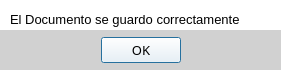
<?xml version="1.0" encoding="UTF-8"?>
<ui version="4.0">
 <class>DialogConfirm</class>
 <widget class="QDialog" name="DialogConfirm">
  <property name="geometry">
   <rect>
    <x>0</x>
    <y>0</y>
    <width>281</width>
    <height>70</height>
   </rect>
  </property>
  <property name="windowTitle">
   <string>Documento</string>
  </property>
  <property name="styleSheet">
   <string notr="true">background-color: rgb(255, 255, 255);</string>
  </property>
  <widget class="QLabel" name="label">
   <property name="geometry">
    <rect>
     <x>10</x>
     <y>10</y>
     <width>246</width>
     <height>19</height>
    </rect>
   </property>
   <property name="font">
    <font>
     <family>Microsoft YaHei UI</family>
     <pointsize>10</pointsize>
    </font>
   </property>
   <property name="text">
    <string>El Documento se guardo correctamente</string>
   </property>
  </widget>
  <widget class="QWidget" name="widget" native="true">
   <property name="geometry">
    <rect>
     <x>0</x>
     <y>30</y>
     <width>281</width>
     <height>41</height>
    </rect>
   </property>
   <property name="styleSheet">
    <string notr="true">background-color: rgb(209, 209, 209);</string>
   </property>
   <layout class="QHBoxLayout" name="horizontalLayout">
    <item>
     <spacer name="horizontalSpacer">
      <property name="orientation">
       <enum>Qt::Horizontal</enum>
      </property>
      <property name="sizeHint" stdset="0">
       <size>
        <width>40</width>
        <height>20</height>
       </size>
      </property>
     </spacer>
    </item>
    <item>
     <widget class="QPushButton" name="pushButton">
      <property name="font">
       <font>
        <family>Mona Shark</family>
        <pointsize>10</pointsize>
       </font>
      </property>
      <property name="styleSheet">
       <string notr="true">background-color: rgb(255, 255, 255);</string>
      </property>
      <property name="text">
       <string>OK</string>
      </property>
     </widget>
    </item>
    <item>
     <spacer name="horizontalSpacer_2">
      <property name="orientation">
       <enum>Qt::Horizontal</enum>
      </property>
      <property name="sizeHint" stdset="0">
       <size>
        <width>40</width>
        <height>20</height>
       </size>
      </property>
     </spacer>
    </item>
   </layout>
  </widget>
 </widget>
 <resources/>
 <connections/>
</ui>
